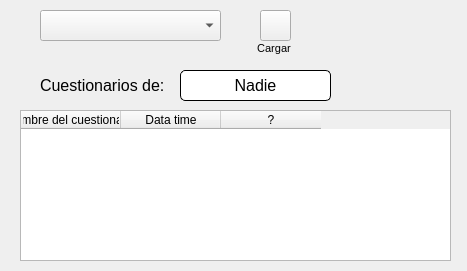
<?xml version="1.0" encoding="UTF-8"?>
<ui version="4.0">
 <class>Form</class>
 <widget class="QWidget" name="Form">
  <property name="geometry">
   <rect>
    <x>0</x>
    <y>0</y>
    <width>467</width>
    <height>271</height>
   </rect>
  </property>
  <property name="windowTitle">
   <string>Form</string>
  </property>
  <widget class="QTableWidget" name="tableWidget">
   <property name="geometry">
    <rect>
     <x>20</x>
     <y>110</y>
     <width>431</width>
     <height>151</height>
    </rect>
   </property>
   <column>
    <property name="text">
     <string>Nombre del cuestionario</string>
    </property>
   </column>
   <column>
    <property name="text">
     <string>Data time</string>
    </property>
   </column>
   <column>
    <property name="text">
     <string>?</string>
    </property>
   </column>
  </widget>
  <widget class="QComboBox" name="comboBox">
   <property name="geometry">
    <rect>
     <x>40</x>
     <y>10</y>
     <width>181</width>
     <height>31</height>
    </rect>
   </property>
  </widget>
  <widget class="QPushButton" name="btn_verCuestionarios">
   <property name="geometry">
    <rect>
     <x>260</x>
     <y>10</y>
     <width>31</width>
     <height>31</height>
    </rect>
   </property>
   <property name="styleSheet">
    <string notr="true">

QPushButton {
border-image: url(:/prefijoNuevo/IMAGENES_creador/cargarB.png);

 }

QPushButton:hover {
border-image: url(:/prefijoNuevo/IMAGENES_creador/cargar_A.png);
}

QPushButton:pressed {
border-image: url(:/prefijoNuevo/IMAGENES_creador/cargarB.png);
}
</string>
   </property>
   <property name="text">
    <string/>
   </property>
  </widget>
  <widget class="QLabel" name="label_11">
   <property name="geometry">
    <rect>
     <x>250</x>
     <y>40</y>
     <width>51</width>
     <height>16</height>
    </rect>
   </property>
   <property name="font">
    <font>
     <pointsize>8</pointsize>
    </font>
   </property>
   <property name="text">
    <string>Cargar </string>
   </property>
   <property name="alignment">
    <set>Qt::AlignCenter</set>
   </property>
  </widget>
  <widget class="QLabel" name="label">
   <property name="geometry">
    <rect>
     <x>40</x>
     <y>70</y>
     <width>131</width>
     <height>31</height>
    </rect>
   </property>
   <property name="font">
    <font>
     <pointsize>12</pointsize>
    </font>
   </property>
   <property name="text">
    <string>Cuestionarios de:</string>
   </property>
  </widget>
  <widget class="QLabel" name="bel_autorCuestionarios">
   <property name="geometry">
    <rect>
     <x>180</x>
     <y>70</y>
     <width>151</width>
     <height>31</height>
    </rect>
   </property>
   <property name="font">
    <font>
     <pointsize>12</pointsize>
    </font>
   </property>
   <property name="styleSheet">
    <string notr="true">border-radius:5px;
border : 1px solid black;
background : white;</string>
   </property>
   <property name="text">
    <string>Nadie</string>
   </property>
   <property name="alignment">
    <set>Qt::AlignCenter</set>
   </property>
  </widget>
 </widget>
 <resources>
  <include location="../../../IMAG.qrc"/>
 </resources>
 <connections/>
</ui>
